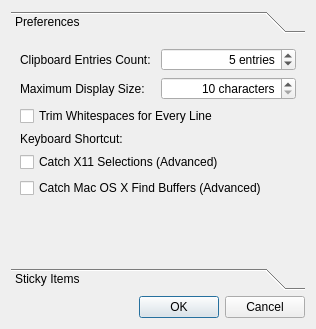
<?xml version="1.0" encoding="UTF-8"?>
<ui version="4.0">
 <class>QlipperPreferencesDialog</class>
 <widget class="QDialog" name="QlipperPreferencesDialog">
  <property name="geometry">
   <rect>
    <x>0</x>
    <y>0</y>
    <width>316</width>
    <height>329</height>
   </rect>
  </property>
  <property name="windowTitle">
   <string>Qlipper Preferences</string>
  </property>
  <layout class="QGridLayout" name="gridLayout_2">
   <item row="1" column="0">
    <widget class="QDialogButtonBox" name="buttonBox">
     <property name="orientation">
      <enum>Qt::Horizontal</enum>
     </property>
     <property name="standardButtons">
      <set>QDialogButtonBox::Cancel|QDialogButtonBox::Ok</set>
     </property>
    </widget>
   </item>
   <item row="0" column="0">
    <widget class="QToolBox" name="toolBox">
     <property name="currentIndex">
      <number>0</number>
     </property>
     <widget class="QWidget" name="page">
      <property name="geometry">
       <rect>
        <x>0</x>
        <y>0</y>
        <width>298</width>
        <height>218</height>
       </rect>
      </property>
      <attribute name="label">
       <string>Preferences</string>
      </attribute>
      <layout class="QGridLayout" name="gridLayout">
       <item row="0" column="0">
        <widget class="QLabel" name="label">
         <property name="text">
          <string>Clipboard Entries Count:</string>
         </property>
        </widget>
       </item>
       <item row="0" column="1">
        <widget class="QSpinBox" name="historyComboBox">
         <property name="alignment">
          <set>Qt::AlignRight|Qt::AlignTrailing|Qt::AlignVCenter</set>
         </property>
         <property name="suffix">
          <string> entries</string>
         </property>
         <property name="minimum">
          <number>1</number>
         </property>
         <property name="maximum">
          <number>30</number>
         </property>
         <property name="value">
          <number>5</number>
         </property>
        </widget>
       </item>
       <item row="1" column="0">
        <widget class="QLabel" name="label_2">
         <property name="text">
          <string>Maximum Display Size:</string>
         </property>
        </widget>
       </item>
       <item row="1" column="1">
        <widget class="QSpinBox" name="displaySizeComboBox">
         <property name="alignment">
          <set>Qt::AlignRight|Qt::AlignTrailing|Qt::AlignVCenter</set>
         </property>
         <property name="suffix">
          <string> characters</string>
         </property>
         <property name="minimum">
          <number>10</number>
         </property>
         <property name="maximum">
          <number>200</number>
         </property>
        </widget>
       </item>
       <item row="2" column="0" colspan="2">
        <widget class="QCheckBox" name="trimCheckBox">
         <property name="toolTip">
          <string>Useful for bigger text blocks copied for example from dummy terminals (minicom, etc.)</string>
         </property>
         <property name="text">
          <string>Trim Whitespaces for Every Line</string>
         </property>
        </widget>
       </item>
       <item row="3" column="0" colspan="2">
        <layout class="QHBoxLayout" name="horizontalLayout">
         <item>
          <widget class="QLabel" name="keyboardShortcutLabel">
           <property name="text">
            <string>Keyboard Shortcut:</string>
           </property>
          </widget>
         </item>
         <item>
          <widget class="QKeySequenceWidget" name="shortcutWidget" native="true"/>
         </item>
        </layout>
       </item>
       <item row="4" column="0" colspan="2">
        <widget class="QCheckBox" name="x11SelectionCheckBox">
         <property name="text">
          <string>Catch X11 Selections (Advanced)</string>
         </property>
        </widget>
       </item>
       <item row="5" column="0" colspan="2">
        <widget class="QCheckBox" name="macFindBufferCheckBox">
         <property name="text">
          <string>Catch Mac OS X Find Buffers (Advanced)</string>
         </property>
        </widget>
       </item>
       <item row="6" column="1">
        <spacer name="verticalSpacer">
         <property name="orientation">
          <enum>Qt::Vertical</enum>
         </property>
         <property name="sizeHint" stdset="0">
          <size>
           <width>20</width>
           <height>96</height>
          </size>
         </property>
        </spacer>
       </item>
      </layout>
      <zorder>label</zorder>
      <zorder>historyComboBox</zorder>
      <zorder>label_2</zorder>
      <zorder>displaySizeComboBox</zorder>
      <zorder>macFindBufferCheckBox</zorder>
      <zorder>x11SelectionCheckBox</zorder>
      <zorder>trimCheckBox</zorder>
      <zorder>keyboardShortcutLabel</zorder>
     </widget>
     <widget class="QWidget" name="page_2">
      <property name="geometry">
       <rect>
        <x>0</x>
        <y>0</y>
        <width>197</width>
        <height>159</height>
       </rect>
      </property>
      <attribute name="label">
       <string>Sticky Items</string>
      </attribute>
      <layout class="QGridLayout" name="gridLayout_3">
       <item row="0" column="0" rowspan="6">
        <widget class="QListWidget" name="listWidget">
         <property name="alternatingRowColors">
          <bool>true</bool>
         </property>
        </widget>
       </item>
       <item row="0" column="1">
        <spacer name="verticalSpacer_3">
         <property name="orientation">
          <enum>Qt::Vertical</enum>
         </property>
         <property name="sizeHint" stdset="0">
          <size>
           <width>20</width>
           <height>32</height>
          </size>
         </property>
        </spacer>
       </item>
       <item row="1" column="1">
        <widget class="QPushButton" name="stickyAddButton">
         <property name="text">
          <string>&amp;Add</string>
         </property>
        </widget>
       </item>
       <item row="2" column="1">
        <widget class="QPushButton" name="stickyRemoveButton">
         <property name="text">
          <string>&amp;Remove</string>
         </property>
        </widget>
       </item>
       <item row="3" column="1">
        <widget class="QPushButton" name="stickyUpButton">
         <property name="text">
          <string>&amp;Up</string>
         </property>
        </widget>
       </item>
       <item row="4" column="1">
        <widget class="QPushButton" name="stickyDownButton">
         <property name="text">
          <string>&amp;Down</string>
         </property>
        </widget>
       </item>
       <item row="5" column="1">
        <spacer name="verticalSpacer_2">
         <property name="orientation">
          <enum>Qt::Vertical</enum>
         </property>
         <property name="sizeHint" stdset="0">
          <size>
           <width>20</width>
           <height>32</height>
          </size>
         </property>
        </spacer>
       </item>
      </layout>
     </widget>
    </widget>
   </item>
  </layout>
 </widget>
 <customwidgets>
  <customwidget>
   <class>QKeySequenceWidget</class>
   <extends>QWidget</extends>
   <header>qkeysequencewidget.h</header>
   <container>1</container>
  </customwidget>
 </customwidgets>
 <resources/>
 <connections>
  <connection>
   <sender>buttonBox</sender>
   <signal>accepted()</signal>
   <receiver>QlipperPreferencesDialog</receiver>
   <slot>accept()</slot>
   <hints>
    <hint type="sourcelabel">
     <x>271</x>
     <y>291</y>
    </hint>
    <hint type="destinationlabel">
     <x>157</x>
     <y>274</y>
    </hint>
   </hints>
  </connection>
  <connection>
   <sender>buttonBox</sender>
   <signal>rejected()</signal>
   <receiver>QlipperPreferencesDialog</receiver>
   <slot>reject()</slot>
   <hints>
    <hint type="sourcelabel">
     <x>303</x>
     <y>291</y>
    </hint>
    <hint type="destinationlabel">
     <x>286</x>
     <y>274</y>
    </hint>
   </hints>
  </connection>
 </connections>
</ui>
